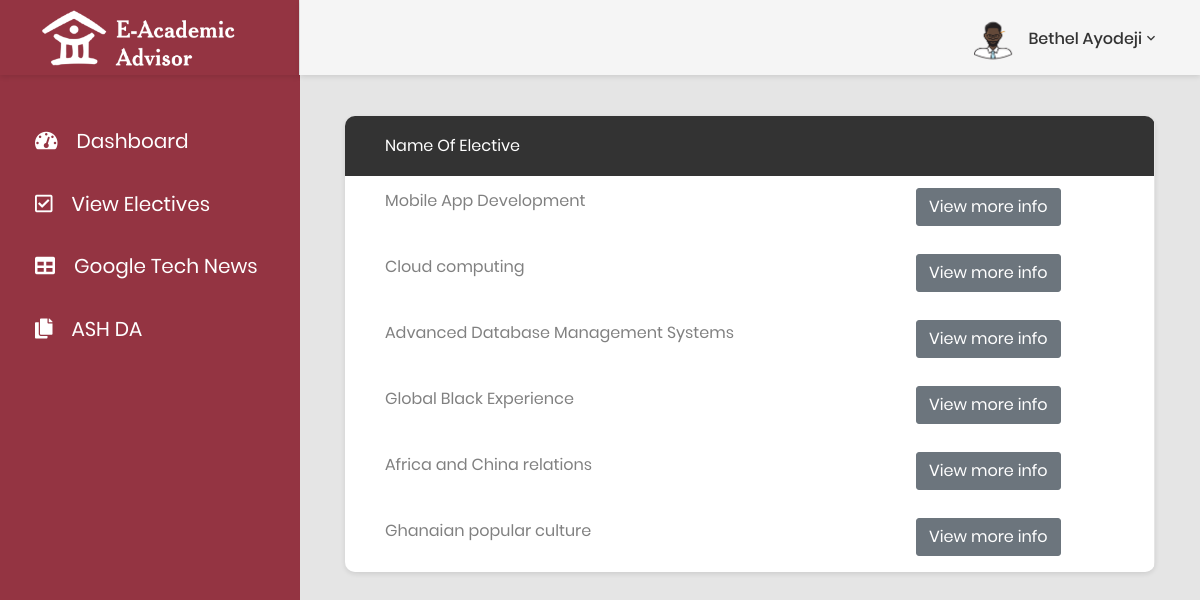
The app's page /dash1/electives.php (signed in) with its own data.
### tables this page shows
CREATE TABLE `electives` (
  `Courses` varchar(40) NOT NULL,
  `Course_Id` varchar(40) NOT NULL,
  `Course Description` varchar(1000) NOT NULL,
  `Interests` varchar(40) NOT NULL
);

### dash1/electives.php (the view, shortened to what this page needs)
<?php
if(isset($_SESSION['email'])) {
    $email = $_SESSION['email'];
} else {
    header("location:../index.php");
        exit;
}
?>
<!DOCTYPE html>
<html lang="en">
<head>
    <link href="css/font-face.css" rel="stylesheet" media="all">
    <link href="vendor/font-awesome-4.7/css/font-awesome.min.css" rel="stylesheet" media="all">
    <link href="vendor/font-awesome-5/css/fontawesome-all.min.css" rel="stylesheet" media="all">
    <link href="vendor/mdi-font/css/material-design-iconic-font.min.css" rel="stylesheet" media="all">
    <link href="vendor/bootstrap-4.1/bootstrap.min.css" rel="stylesheet" media="all">
    <link href="vendor/animsition/animsition.min.css" rel="stylesheet" media="all">
    <link href="vendor/bootstrap-progressbar/bootstrap-progressbar-3.3.4.min.css" rel="stylesheet" media="all">
    <link href="vendor/wow/animate.css" rel="stylesheet" media="all">
    <link href="vendor/css-hamburgers/hamburgers.min.css" rel="stylesheet" media="all">
    <link href="vendor/slick/slick.css" rel="stylesheet" media="all">
    <link href="vendor/select2/select2.min.css" rel="stylesheet" media="all">
    <link href="vendor/perfect-scrollbar/perfect-scrollbar.css" rel="stylesheet" media="all">
    <link href="css/theme.css" rel="stylesheet" media="all">
</head>
<body class="animsition">
    <div class="page-wrapper">
        <aside class="menu-sidebar d-none d-lg-block">
            <div class="logo">
                <a href="home.php">
                    <img src="images/logo.png" width="200px" alt="Cool Admin" />
                </a>
            </div>
            <div class="menu-sidebar__content js-scrollbar1">
                <nav class="navbar-sidebar">
                    <ul class="list-unstyled navbar__list">
                        <li class="has-sub">
                            <a class="js-arrow" href="home.php">
                                <i class="fas fa-tachometer-alt"></i>Dashboard</a>
                        <li>
                            <a href="electives.php">
                                <i class="far fa-check-square"></i>View Electives</a>
                        </li>
                         <li>
                            <a href="form.php">
                                <i class="fas fa-table"></i>Google Tech News</a>
                        </li>
                        <li>
                            <a href="ASH.php">
                                <i class="fas fa-copy"></i>ASH DA</a>
                        </li>
                    </ul>
                </nav>
            </div>
        </aside>
        <div class="page-container">
            <header class="header-desktop">
                <div class="section__content section__content--p30">
                    <div class="container-fluid">
                        <div class="header-wrap">
                            <div class="header-button">
                                <div class="account-wrap">
                                    <div class="account-item clearfix js-item-menu">
                                        <div class="image">
                                            <img src="images/icon/profile.png" alt="John Doe" />
                                        </div>
                                        <div class="content">
                                            <a class="js-acc-btn" href="#"><?php
       include "../dbconnect.php";
        $insert = mysqli_query($db,"SELECT * from `login` WHERE (`Email`='$email') ");
        while($data = mysqli_fetch_array($insert)){
          echo $data['Name'];
        }
?></a>
                                        </div>
                                    </div>
                                </div>
                            </div>
                        </div>
                    </div>
                </div>
            </header>
            <div class="main-content">
                <div class="section__content section__content--p30">
                    <div class="container-fluid">
                         <div class="table-responsive table--no-card m-b-30">
                                    <table class="table table-borderless table-striped table-earning">
                                        <thead>
                                            <tr >
                                                <th>Name of Elective</th>
                                                <th></th>
                                            </tr>
                                        </thead>
                                        <tbody>
                                            <?php
      include "dbconnect.php";
        $records1 = mysqli_query($db,"SELECT * FROM electives ");
        if($records1){
        while($data = mysqli_fetch_array($records1)){
  ?>
                                            <tr>
                                                <td><?php echo $data['Courses'];  ?></td>
                                                <td >
                                                    <form method="POST" action = "typo.php" >
                                                        <input type="submit" name= "info" value="View more info" class="btn btn-secondary mb-1" data-toggle="tooltip" data-placement="top" title="More info" >
                                                       </form>
                                                </td>
                                            </tr>
                                        </tbody>
                                        <?php
}}
?>
                                    </table>
                                </div>
                            </div>
        </div>
</body>
</html>

### records on screen
electives: Courses "Mobile App Development"
electives: Courses "Cloud computing"
electives: Courses "Advanced Database Management Systems"
electives: Courses "Global Black Experience"
electives: Courses "Africa and China relations"
electives: Courses "Ghanaian popular culture"

### other values on screen
$data['Name'] "Bethel Ayodeji"
